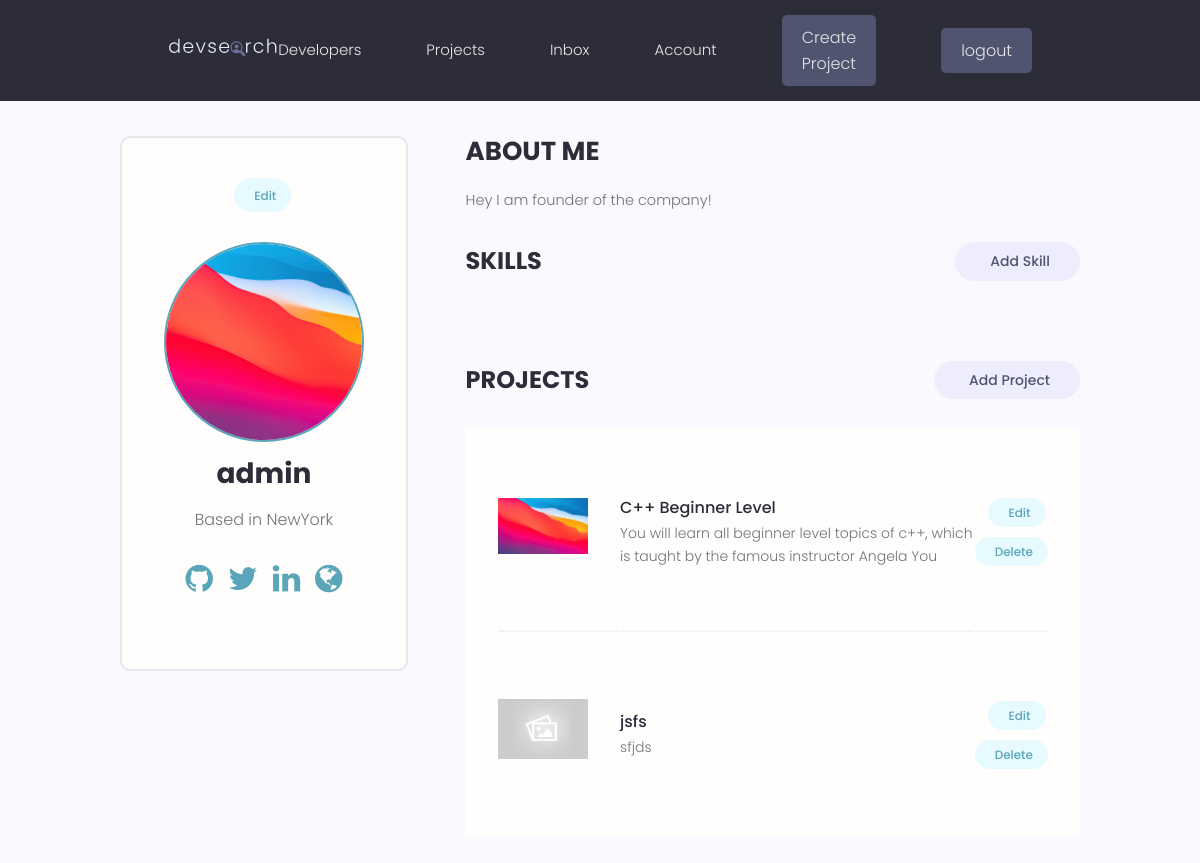
The app's page /account/ (signed in) with its own data.
### users/models.py (models this page shows, shortened)
class Profile(models.Model):
    author= models.OneToOneField(User, on_delete=models.CASCADE, blank=True, null=True, default=None)
    name = models.CharField(max_length=200,null=True,blank=True)
    email = models.EmailField(max_length=200,null=True,blank=True)
    bio = models.TextField(max_length = 500,null=True,blank=True)
    short_intro = models.CharField(max_length = 200, null=True,blank=True)
    profile_image = models.ImageField(null=True,blank=True,default = 'profiles/user-default.png',upload_to="profiles/")
    social_github = models.CharField(max_length = 200,null=True,blank=True)
    location = models.CharField(max_length=200,null=True,blank=True)
    social_linkedin = models.CharField(max_length=200,null=True,blank=True)
    social_twitter = models.CharField(max_length=200,null=True,blank=True)
    social_youtube = models.CharField(max_length=200,null=True,blank=True)
    social_website = models.CharField(max_length=200,null=True,blank=True)
    id = models.UUIDField(default=uuid.uuid4,unique=True,editable=False,primary_key=True)
    created = models.DateTimeField(auto_now_add=True)
    @property
    def imageURL(self):
        try:
            url = self.profile_image.url
        except:
            url = ""
        return url

### Projects/models.py (models this page shows, shortened)
class Project(models.Model):
    author = models.ForeignKey(User,on_delete=models.CASCADE)
    title = models.CharField(max_length=200)
    featured_image = models.ImageField(null=True,blank=True,default="default.jpg",upload_to="")
    description = models.CharField(max_length=2000,null=True,blank=True)
    demo_link = models.CharField(max_length=20000,null=True,blank=True)
    source_link = models.CharField(max_length=20000,null=True,blank=True)
    id = models.UUIDField(default=uuid.uuid4,unique=True,editable=False,primary_key=True)
    votes_ratio = models.IntegerField(default=0,null=True,blank=True)
    votes_count = models.IntegerField(default=0,null=True,blank=True)
    tags = models.ManyToManyField(Tags,blank=True)
    created = models.DateTimeField(auto_created=True,auto_now=True)
    class Meta:
        ordering = ['-votes_ratio','-votes_count','-created']
    @property
    def imageURL(self):
        try:
            url = self.featured_image.url
        except:
            url = ""
        return url

### users/views.py (the view)
# urls.py: path('account/',views.userAccount,name="account"),
@login_required(login_url="login")
def userAccount(request):
    user = request.user
    profile = user.profile
    projects = Project.objects.filter(author=user)
    skills = Skill.objects.filter(author=profile)
    return render(request,"users/account.html",{"profile":profile,"projects":projects,"skills":skills})

### users/templates/users/account.html (shortened to what this page needs)
{% extends 'main.html' %}
{% block content %}
<main class="settingsPage profile my-md">
  <div class="container">
    <div class="layout">
      <div class="column column--1of3">
        <div class="card text-center">
          <div class="card__body dev">
            <a class="tag tag--pill tag--main settings__btn" href="{% url 'edit-account' %}">
              Edit</a>
            <img class="avatar avatar--xl dev__avatar" src="{{profile.imageURL}}" />
            <h2 class="dev__name">{{profile.name}}</h2>
            <p class="dev__location">Based in {{profile.location}}</p>
            <ul class="dev__social">
              {% if profile.social_github %}
              <li>
                <a title="Github" href="{{profile.social_github}}" target="_blank"><i class="fa fa-github " style="font-size:32px"></i></a>
              </li>
              {% endif %}
              {% if profile.social_twitter %}
              <li>
                <a title="Twitter" href="{{profile.social_twitter}}" target="_blank"><i class="fa fa-twitter" style="font-size:32px"></i></a>
              </li>
              {% endif %}
              {% if profile.social_linkedin %}
              <li>
                <a title="LinkedIn" href="{{profile.social_linkedin}}" target="_blank"><i class="fa fa-linkedin" style="font-size:32px"></i></a>
              </li>
              {% endif %}
              {% if profile.social_website %}
              <li>
                <a title="Personal Website" href="{{profile.social_website}}" target="_blank"><i class="fa fa-globe" style="font-size:32px"></i></a>
              </li>
              {% endif %}
            </ul>
          </div>
        </div>
      </div>
      <div class="column column--2of3">
        <div class="devInfo">
          <h3 class="devInfo__title">About Me</h3>
          <p class="devInfo__about">{{profile.bio}}</p>
        </div>
        <div class="settings">
          <h3 class="settings__title">Skills</h3>
          <a class="tag tag--pill tag--sub settings__btn tag--lg" href="{% url 'createSkill' %}"> Add Skill</a>
        </div>
        <div class="settings">
          <h3 class="settings__title">Projects</h3>
          <a class="tag tag--pill tag--sub settings__btn tag--lg" href="{% url 'createProject' %}"> Add Project</a>
        </div>
        <table class="settings__table">
          {% for project in projects %}
          <tr>
            <td class="settings__thumbnail">
              <a href="{% url 'project' project.id %}"><img src="{{project.imageURL}}" alt="Project Thumbnail" /></a>
            </td>
            <td class="settings__tableInfo">
              <a href="{% url 'project' project.id %}">{{project.title}}</a>
              <p>{{project.description|slice:"150"}}</p>
            </td>
            <td class="settings__tableActions">
              <a class="tag tag--pill tag--main settings__btn" href="{% url 'updateProject' project.id %}"> Edit</a>
              <a class="tag tag--pill tag--main settings__btn"
                href="{% url 'deleteProject'  project.id %}?next=/account">
                Delete</a>
            </td>
          </tr>
          {% endfor %}
        </table>
      </div>
    </div>
  </div>
</main>
{% endblock %}

### static/styles/app.css (style rules this page uses)
:root { --color-sub: #2d2d39; }
.card { border: 2px solid var(--color-light); }
img { width: 100%; }
.profile .card > .dev { padding: 4rem; }
.dev__avatar { display: block; margin: auto; }
.dev__name { color: var(--color-sub); font-size: 2.8rem; font-weight: 700; margin-top: 1rem; margin-bottom: 0.5rem; }
.dev__location { margin-top: 1rem; }
.dev__social { margin: 3rem 0; list-style: none; display: flex; justify-content: center; gap: 1.5rem; }
.devInfo { margin-bottom: 3rem; }
.devInfo__title, .devInfo__subtitle { font-size: 2.6rem; color: var(--color-sub); text-transform: uppercase; font-weight: 700; margin-bottom: 1.5rem; }
.devInfo__about, .devSkill__info { font-size: 1.45rem; line-height: 1.7; text-align: justify; }
.settingsPage .dev > .settings__btn { display: inline-block; margin-bottom: 3rem; }
.settings { display: flex; justify-content: space-between; align-items: center; }
.settings__title { font-size: 2.4rem; text-transform: uppercase; font-weight: 700; color: var(--color-sub); }
.settings__table { margin-top: 3rem; margin-bottom: 5rem; padding: 0 3rem; background: var(--color-white); }
.settings__table tr { width: 100%; }
.settings__table tr > td { padding: 2rem 0; }
.settings__table tr:not(:last-child) td { border-bottom: 2px solid var(--color-white-light); }
.settings__thumbnail { width: 23%; min-width: 10rem; }
.settings__thumbnail img { padding-right: 3rem; height: 15rem; object-fit: contain; }
.settings__tableInfo { width: 100%; }
.settings__tableInfo h4, .settings__tableInfo a { padding-right: 1rem; width: auto; font-size: 1.6rem; font-weight: 500; color: var(--color-sub); }
.settings__tableInfo p { font-size: 1.4rem; }
.settings__tableActions { text-align: right; }

### static/uikit/styles/modules/_variables.css (style rules this page uses)
:root { --color-main: #5aa5b9; --color-main-light: #e6faff; --color-sub: #3f4156; --color-sub-light: #51546e; --color-sub-lighter: #ededfd; --color-text: #737373; --color-gray: #8b8b8b; --color-light: #e5e7eb; --color-light-gray: #767676; --color-bg: #f8fafd; --color-white: #fffefd; --color-white-light: #f3f3f3; --color-success: #359e64; --color-success-bg: #def8e8; --color-error: #fc4b0b; --color-error-bg: #fff2ee; --font-base: 'Poppins', arial, helvetica, 'Segoe UI', roboto, ubuntu, sans-serif; --font-monospace: 'Fira Code', 'Courier New', courier, monospace; --font-regular: 300; --font-medium: 500; --font-bold: 700; --generic-shadow: 1px 1px 5px #00000010; --generic-transition: all 0.3s ease-in-out; }

### static/uikit/styles/modules/_base.css (style rules this page uses)
* { margin: 0; padding: 0; box-sizing: border-box; text-rendering: optimizeLegibility; color: inherit; font-size: inherit; }
html { font-size: 50%; }
@media only screen and (min-width: 480px) { html { font-size: 56.25%; } }
@media only screen and (min-width: 1200px) { html { font-size: 62.5%; } }
body { line-height: 1.6; font-weight: 400; font-size: 1.5rem; color: var(--color-text); background-color: var(--color-bg); min-height: 100vh; }

### static/uikit/styles/modules/_typography.css (style rules this page uses)
* { font-family: var(--font-base); }
h2 { font-size: 3.6rem; font-weight: var(--font-bold); }
h3 { font-size: 3.2rem; font-weight: var(--font-medium); }
p, span, strong { font-size: 1.6rem; color: var(--color-text); font-weight: var(--font-regular); }
a { padding-bottom: 2px; text-decoration: none; display: inline-block; color: var(--color-main); font-weight: var(--font-medium); }

### static/uikit/styles/modules/_utilities.css (style rules this page uses)
.container { width: 92%; max-width: 165rem; margin: 0 auto; box-sizing: border-box; }
@media screen and (min-width: 1000px) { .container { width: 90%; } }
@media screen and (min-width: 1200px) { .container { width: 80%; } }
.text-center { text-align: center; }
.my-md { margin: 3rem auto; }

### static/uikit/styles/modules/_avatar.css (style rules this page uses)
.avatar { border-radius: 50%; border: 2px solid var(--color-main); object-fit: cover; }
.avatar--xl { height: 20rem; width: 20rem; }

### static/uikit/styles/modules/_card.css (style rules this page uses)
.card { border-radius: 1rem; background-color: var(--color-white); border: 1.5px solid var(--color-light); width: auto; height: auto; margin-top: 0.5rem; margin-bottom: 0.5rem; overflow: hidden; }
.card__body, .card__header { padding: 2rem 2.5rem; }

### static/uikit/styles/modules/_layout.css (style rules this page uses)
.layout { display: flex; flex-flow: row wrap; justify-content: space-between; }
.layout > .column { margin-bottom: 3rem; }
.layout > .column.column--1of3 { flex-basis: 30%; }
.layout > .column.column--2of3 { flex-basis: 64%; }

### records on screen
Profile: imageURL (picture), name "admin", location "NewYork", bio "Hey I am founder of the company!"
Project: imageURL (picture), title "C++ Beginner Level", description "You will learn all beginner level topics of c++, which is taught by the famous instructor Angela You"
Project: imageURL (placeholder picture), title "jsfs", description "sfjds"
